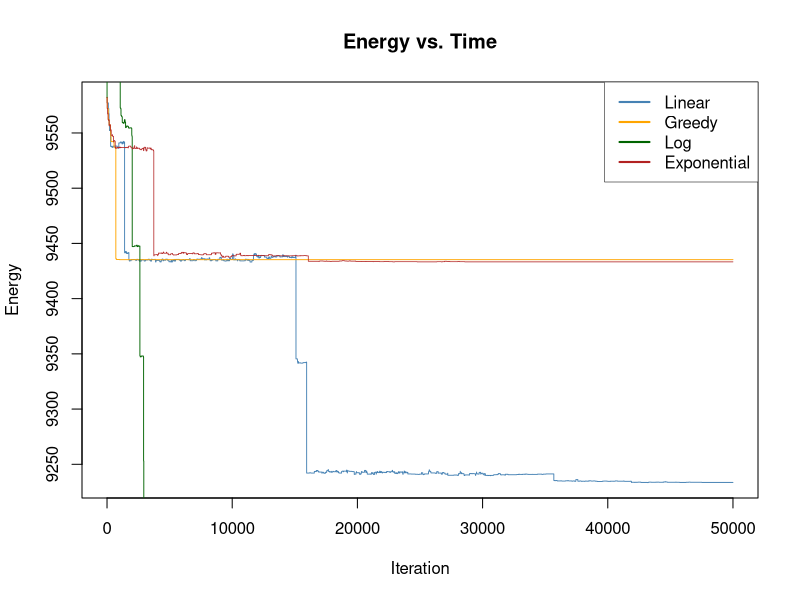

Source code (R):
##----------------------------------------------------------------------
## EVERYTHING YOU NEED TO CHANGE IS IN THIS SECTION OR THE FINAL SECTION

# Shortage of doctors, close to real numbers ratio
# Number of doctors available
ndoctors <- 4

# Number of nurses
nnurses <- 16

# Number of days in the schedule
ndays <- 7

# In US, on average each shift there are 15-20, around 16 patient encounters
# per day/shift

# Number of staff present for each shift (must have same # of shifts)
# e.g., c(2, 3, 3) has three shifts with 2, 3, 3 people respectively
# Ideally, especially for urgent care, a higher doctor to nurse ratio is better
# 1:2 nurse to patient ratio
# 1 doctor : 4 nurses
doctorstaffing <- c(2, 2, 2) # midnight, day, night
nursestaffing <- c(8, 8, 8)

# Penalties for violating each of six constraints
# Penalty 1: Each instance of three consecutive shifts (including overnight)
# Penalty 2: Each person who does not have two days off AT ALL
# Penalty 3: Each person who does not have two days off IN A ROW
# Penalty 4: Each instance of first shift following last shift on prev day
# Penalty 5: Each instance of working both weekend days (days 1, 2)
# Penalty 6: Weights for the stdev of nurses'/doctors' shifts in the schedule
#            (trying to make everyone work similar amounts)
#Penalty 7: Each instance of exceeding three night shifts/week
penalties <- c(100, 100, 0.5, 5, 1, 2, 50)

# Number of iterations (if too small, might not be able to explore enough)
niter <- 50000

# The cooling schedule: what should the temperature be at step i out of n
coolingschedule <- function(i,n)
{
  # If you want greedy optimization, just fix some low temperature
  #return(1e-3)
  
  # Linear cooling schedule from 1 down to 0
  return(1 - (i/(n+1)))
}

## END OF PARAMETER SECTION
##----------------------------------------------------------------------

# (Some things which are calculated automatically)
doctorindices <- c(1,cumsum(doctorstaffing)+1)
nurseindices <- c(1,cumsum(nursestaffing)+1)
nshifts <- length(doctorstaffing)

# Function to calculate the "energy" (total cost of violations)
get_energy <- function(doctorsunwrapped, nursesunwrapped, penalties)
{
  return(get_energy_sub(doctorsunwrapped,penalties)+
           get_energy_sub(nursesunwrapped,penalties))
}

# ...calculates the energy contribution from doctors & nurses separately
get_energy_sub <- function(subsched, penalties) {
  max_night_shifts_allowed = 3
  energy <- 0
  
  # Array to keep track of total number of shifts worked by each worker
  totshift <- rep(0, dim(subsched)[1])
  
  # Array to keep track of the number of night shifts worked by each worker
  night_shifts <- rep(0, dim(subsched)[1])
  
  # Loop through each worker
  for (i in 1:dim(subsched)[1]) {
    # Count total shifts and night shifts for the current worker
    totshift[i] <- sum(subsched[i,,])
    night_shifts[i] <- sum(subsched[i,,] == 1)
    
    # Penalize if worker exceeds the max number of night shifts allowed (penalize each night shift over the limit)
    if (night_shifts[i] > max_night_shifts_allowed) {
      energy <- energy + penalties[7] * (night_shifts[i] - max_night_shifts_allowed)
    }
    
    # Check the last shift and whether worker has the last day off
    lastshift <- subsched[i, ndays, nshifts]
    prevoff <- all(subsched[i, ndays,] == FALSE)
    
    daysoff <- 0
    twoinarow <- 1  # Variable for tracking consecutive days off
    
    # Check for consecutive shifts across weeks and days off in a row
    if (lastshift == 1) {
      lastshift <- lastshift + subsched[i, ndays, nshifts - 1]  # Check if last shift is consecutive to the previous week
    }
    
    # Loop through each day in the schedule
    for (j in 1:ndays) {
      # If the worker has the day off, check if it satisfies "two days off in a row" condition
      if (all(subsched[i, j,] == FALSE)) {
        daysoff <- daysoff + 1
        if (prevoff) {
          twoinarow <- 0  # No consecutive off days if previous day was also off
        }
        prevoff <- TRUE
      } else {
        # If worker worked on the second day of a weekend-like schedule, penalize
        if (!prevoff && j == 2) {
          energy <- energy + penalties[5]
        }
        prevoff <- FALSE
      }
      
      # Check for wraparound shift streaks and assess penalties
      if (subsched[i, j, 1] == 1) {
        lastshift <- lastshift + 1
        if (lastshift > 1) {
          energy <- energy + penalties[4]
        }
        if (lastshift > 2) {
          energy <- energy + penalties[1]
        }
      } else {
        lastshift <- 0  # Reset if no shift worked
      }
      
      # Loop through remaining shifts in the day
      for (k in 2:nshifts) {
        if (subsched[i, j, k] == 1) {
          lastshift <- lastshift + 1
          if (lastshift > 2) {
            energy <- energy + penalties[1]
          }
        } else {
          lastshift <- 0  # Reset for non-working shifts
        }
      }
    }
    
    # After finishing the week, assess penalties related to days off
    energy <- energy + twoinarow * penalties[3] + (daysoff < 2) * penalties[2]
  }
  
  # Penalize energy according to standard deviation among shifts
  energy <- energy + penalties[6] * sd(totshift)
  
  return(energy)
}

# Initial point: put people into the schedule in numerical order each day
totalspots <- ndays * sum(doctorstaffing)
initialloop <- rep(1:ndoctors, ceiling(totalspots/ndoctors))
doctorschedule <- matrix(initialloop[1:totalspots], nrow = sum(doctorstaffing), ncol = ndays)
totalspots <- ndays * sum(nursestaffing)
initialloop <- rep(1:nnurses, ceiling(totalspots/nnurses))
nurseschedule <- matrix(initialloop[1:totalspots], nrow = sum(nursestaffing), ncol = ndays)

# Fill in the "unwrapped" schedules (separate schedule for each worker)
doctorsunwrapped <- array(0, c(ndoctors,ndays,nshifts))
for (i in 1:ndays)
{
  for (j in 1:nshifts)
  {
    for (k in doctorindices[j]:(doctorindices[j+1]-1))
    {
      doctorsunwrapped[doctorschedule[k,i],i,j] <- 1
    }
  }
}

nursesunwrapped <- array(0, c(nnurses,ndays,nshifts))
for (i in 1:ndays)
{
  for (j in 1:nshifts)
  {
    for (k in nurseindices[j]:(nurseindices[j+1]-1))
    {
      nursesunwrapped[nurseschedule[k,i],i,j] <- 1
    }
  }
}

# Starting energy...
energy <- rep(0,niter)
energy[1] <- get_energy(doctorsunwrapped, nursesunwrapped, penalties)

# Now run the Gibbs sampler.
for (i in 2:niter)
{
  # Current temperature (from our cooling schedule)
  temperature <- coolingschedule(i,niter)
  
  # Flip a coin to switch either a doctor or a nurse shift.
  if (runif(1) < 0.5)
  {
    # Choose a random shift
    prop <- doctorschedule
    posx <- sample(1:sum(doctorstaffing),1)
    posy <- sample(1:ndays,1)
    
    # Calculate which workers are available to swap into that shift and pick one
    available <- 1:ndoctors
    myblock <- min(which(doctorindices>posx))-1
    for (j in doctorindices[myblock]:(doctorindices[myblock+1]-1))
    {
      if (j != posx)
      {
        available <- setdiff(available, doctorschedule[j,posy])
      }
    }
    prop[posx,posy] <- sample(available,1)
    propunwrapped <- doctorsunwrapped
    propunwrapped[doctorschedule[posx,posy],posy,myblock] <- 0
    propunwrapped[prop[posx,posy],posy,myblock] <- 1
    
    # Calculate energy of new configuration
    new_energy <- get_energy(propunwrapped, nursesunwrapped, penalties)
    
    # With the appropriate probability, update state/energy
    if(runif(1) < exp((energy[i-1]-new_energy)/temperature))
    {
      energy[i] <- new_energy
      doctorschedule <- prop
      doctorsunwrapped <- propunwrapped
    }
    else # otherwise, leave things as they stand.
    {
      energy[i] <- energy[i-1]
    }
  }
  else # same as above, but if you are swapping a nurse
  {
    prop <- nurseschedule
    posx <- sample(1:sum(nursestaffing),1)
    posy <- sample(1:ndays,1)
    available <- 1:nnurses
    myblock <- min(which(nurseindices>posx))-1
    for (j in nurseindices[myblock]:(nurseindices[myblock+1]-1))
    {
      if (j != posx)
      {
        available <- setdiff(available, nurseschedule[j,posy])
      }
    }
    prop[posx,posy] <- sample(available,1)
    
    propunwrapped <- nursesunwrapped
    propunwrapped[nurseschedule[posx,posy],posy,myblock] <- 0
    propunwrapped[prop[posx,posy],posy,myblock] <- 1
    
    new_energy <- get_energy(doctorsunwrapped, propunwrapped, penalties)
    
    if(runif(1) < exp((energy[i-1]-new_energy)/temperature))
    {
      energy[i] <- new_energy
      nurseschedule <- prop
      nursesunwrapped <- propunwrapped
    }
    else
    {
      energy[i] <- energy[i-1]
    }
  }
}

##----------------------------------------------------------------------
## EVERYTHING YOU NEED TO CHANGE IS IN THIS SECTION OR THE FIRST SECTION

# Number of staff present for each shift (must have same # of shifts)
# e.g., c(2, 3, 3) has three shifts with 2, 3, 3 people respectively
# Ideally, especially for urgent care, a higher doctor to nurse ratio is better
doctorstaffing <- c(2, 2, 2)
nursestaffing <- c(8, 8, 8)

# Various things you might want to look at:

# Plotting the energy over time
plot(energy, type="l", col="#4682B4", lwd=0.9, xlab="Iteration", ylab="Energy")

# What was the lowest energy? (Is this necessarily the energy of the final state?)
min(energy)

# Check out our final schedule.
#  The columns are days. If there are three shifts of 2 workers,
#  the first 2 rows are shift 1, the next 2 rows are shift 2, etc.
#  Numbers in table correspond to workers. 1, 2, 3, ...
print(doctorschedule)
print(nurseschedule)

# If you want to look at an individual person's schedule,
#  check the "unwrapped" matrices. For example,
#  the shift schedule for doctor 3 is below; rows are days,
#  columns are shifts, 1 = working, 0 not working
print(doctorsunwrapped[3,,])

## END OF FINAL SECTION
##----------------------------------------------------------------------

# Greedy
##----------------------------------------------------------------------
## EVERYTHING YOU NEED TO CHANGE IS IN THIS SECTION OR THE FINAL SECTION

# Number of staff present for each shift (must have same # of shifts)
# e.g., c(2, 3, 3) has three shifts with 2, 3, 3 people respectively
# Ideally, especially for urgent care, a higher doctor to nurse ratio is better
doctorstaffing <- c(2, 2, 2)
nursestaffing <- c(8, 8, 8)

# The cooling schedule: what should the temperature be at step i out of n
coolingschedule <- function(i,n)
{
  # If you want greedy optimization, just fix some low temperature
  return(1e-3)
}

## END OF PARAMETER SECTION
##----------------------------------------------------------------------

# (Some things which are calculated automatically)
doctorindices <- c(1,cumsum(doctorstaffing)+1)
nurseindices <- c(1,cumsum(nursestaffing)+1)
nshifts <- length(doctorstaffing)

# Function to calculate the "energy" (total cost of violations)
get_energy <- function(doctorsunwrapped, nursesunwrapped, penalties)
{
  return(get_energy_sub(doctorsunwrapped,penalties)+
           get_energy_sub(nursesunwrapped,penalties))
}


# Initial point: put people into the schedule in numerical order each day
totalspots <- ndays * sum(doctorstaffing)
initialloop <- rep(1:ndoctors, ceiling(totalspots/ndoctors))
doctorschedule <- matrix(initialloop[1:totalspots], nrow = sum(doctorstaffing), ncol = ndays)
totalspots <- ndays * sum(nursestaffing)
initialloop <- rep(1:nnurses, ceiling(totalspots/nnurses))
nurseschedule <- matrix(initialloop[1:totalspots], nrow = sum(nursestaffing), ncol = ndays)

# Fill in the "unwrapped" schedules (separate schedule for each worker)
doctorsunwrapped <- array(0, c(ndoctors,ndays,nshifts))
for (i in 1:ndays)
{
  for (j in 1:nshifts)
  {
    for (k in doctorindices[j]:(doctorindices[j+1]-1))
    {
      doctorsunwrapped[doctorschedule[k,i],i,j] <- 1
    }
  }
}

nursesunwrapped <- array(0, c(nnurses,ndays,nshifts))
for (i in 1:ndays)
{
  for (j in 1:nshifts)
  {
    for (k in nurseindices[j]:(nurseindices[j+1]-1))
    {
      nursesunwrapped[nurseschedule[k,i],i,j] <- 1
    }
  }
}

# Starting energy...
energy <- rep(0,niter)
energy[1] <- get_energy(doctorsunwrapped, nursesunwrapped, penalties)

# Now run the Gibbs sampler.
for (i in 2:niter)
{
  # Current temperature (from our cooling schedule)
  temperature <- coolingschedule(i,niter)
  
  # Flip a coin to switch either a doctor or a nurse shift.
  if (runif(1) < 0.5)
  {
    # Choose a random shift
    prop <- doctorschedule
    posx <- sample(1:sum(doctorstaffing),1)
    posy <- sample(1:ndays,1)
    
    # Calculate which workers are available to swap into that shift and pick one
    available <- 1:ndoctors
    myblock <- min(which(doctorindices>posx))-1
    for (j in doctorindices[myblock]:(doctorindices[myblock+1]-1))
    {
      if (j != posx)
      {
        available <- setdiff(available, doctorschedule[j,posy])
      }
    }
    prop[posx,posy] <- sample(available,1)
    propunwrapped <- doctorsunwrapped
    propunwrapped[doctorschedule[posx,posy],posy,myblock] <- 0
    propunwrapped[prop[posx,posy],posy,myblock] <- 1
    
    # Calculate energy of new configuration
    new_energy <- get_energy(propunwrapped, nursesunwrapped, penalties)
    
    # With the appropriate probability, update state/energy
    if(runif(1) < exp((energy[i-1]-new_energy)/temperature))
    {
      energy[i] <- new_energy
      doctorschedule <- prop
      doctorsunwrapped <- propunwrapped
    }
    else # otherwise, leave things as they stand.
    {
      energy[i] <- energy[i-1]
    }
  }
  else # same as above, but if you are swapping a nurse
  {
    prop <- nurseschedule
    posx <- sample(1:sum(nursestaffing),1)
    posy <- sample(1:ndays,1)
    available <- 1:nnurses
    myblock <- min(which(nurseindices>posx))-1
    for (j in nurseindices[myblock]:(nurseindices[myblock+1]-1))
    {
      if (j != posx)
      {
        available <- setdiff(available, nurseschedule[j,posy])
      }
    }
    prop[posx,posy] <- sample(available,1)
    
    propunwrapped <- nursesunwrapped
    propunwrapped[nurseschedule[posx,posy],posy,myblock] <- 0
    propunwrapped[prop[posx,posy],posy,myblock] <- 1
    
    new_energy <- get_energy(doctorsunwrapped, propunwrapped, penalties)
    
    if(runif(1) < exp((energy[i-1]-new_energy)/temperature))
    {
      energy[i] <- new_energy
      nurseschedule <- prop
      nursesunwrapped <- propunwrapped
    }
    else
    {
      energy[i] <- energy[i-1]
    }
  }
}

##----------------------------------------------------------------------
## EVERYTHING YOU NEED TO CHANGE IS IN THIS SECTION OR THE FIRST SECTION

# Various things you might want to look at:
# Plotting the energy over time
lines(energy, type = "l", col = "#FFA500", lwd = 0.9, xlab = "Iteration", ylab = "Energy")

# What was the lowest energy? (Is this necessarily the energy of the final state?)
min(energy)

# Check out our final schedule.
#  The columns are days. If there are three shifts of 2 workers,
#  the first 2 rows are shift 1, the next 2 rows are shift 2, etc.
#  Numbers in table correspond to workers. 1, 2, 3, ...
print(doctorschedule)
print(nurseschedule)

# If you want to look at an individual person's schedule,
#  check the "unwrapped" matrices. For example,
#  the shift schedule for doctor 3 is below; rows are days,
#  columns are shifts, 1 = working, 0 not working
print(doctorsunwrapped[3,,])

## END OF FINAL SECTION
##----------------------------------------------------------------------


#Log

##----------------------------------------------------------------------
## EVERYTHING YOU NEED TO CHANGE IS IN THIS SECTION OR THE FINAL SECTION

# Number of staff present for each shift (must have same # of shifts)
# e.g., c(2, 3, 3) has three shifts with 2, 3, 3 people respectively
# Ideally, especially for urgent care, a higher doctor to nurse ratio is better
doctorstaffing <- c(2, 2, 2)
nursestaffing <- c(8, 8, 8)

# The cooling schedule: what should the temperature be at step i out of n
coolingschedule <- function(i,n)
{
  # Log cooling schedule
  return(0.02/log(1+(i+1)/n))
}

## END OF PARAMETER SECTION
##----------------------------------------------------------------------

# (Some things which are calculated automatically)
doctorindices <- c(1,cumsum(doctorstaffing)+1)
nurseindices <- c(1,cumsum(nursestaffing)+1)
nshifts <- length(doctorstaffing)

# Function to calculate the "energy" (total cost of violations)
get_energy <- function(doctorsunwrapped, nursesunwrapped, penalties)
{
  return(get_energy_sub(doctorsunwrapped,penalties)+
           get_energy_sub(nursesunwrapped,penalties))
}

# Initial point: put people into the schedule in numerical order each day
totalspots <- ndays * sum(doctorstaffing)
initialloop <- rep(1:ndoctors, ceiling(totalspots/ndoctors))
doctorschedule <- matrix(initialloop[1:totalspots], nrow = sum(doctorstaffing), ncol = ndays)
totalspots <- ndays * sum(nursestaffing)
initialloop <- rep(1:nnurses, ceiling(totalspots/nnurses))
nurseschedule <- matrix(initialloop[1:totalspots], nrow = sum(nursestaffing), ncol = ndays)

# Fill in the "unwrapped" schedules (separate schedule for each worker)
doctorsunwrapped <- array(0, c(ndoctors,ndays,nshifts))
for (i in 1:ndays)
{
  for (j in 1:nshifts)
  {
    for (k in doctorindices[j]:(doctorindices[j+1]-1))
    {
      doctorsunwrapped[doctorschedule[k,i],i,j] <- 1
    }
  }
}

nursesunwrapped <- array(0, c(nnurses,ndays,nshifts))
for (i in 1:ndays)
{
  for (j in 1:nshifts)
  {
    for (k in nurseindices[j]:(nurseindices[j+1]-1))
    {
      nursesunwrapped[nurseschedule[k,i],i,j] <- 1
    }
  }
}

# Starting energy...
energy <- rep(0,niter)
energy[1] <- get_energy(doctorsunwrapped, nursesunwrapped, penalties)

# Now run the Gibbs sampler.
for (i in 2:niter)
{
  # Current temperature (from our cooling schedule)
  temperature <- coolingschedule(i,niter)
  
  # Flip a coin to switch either a doctor or a nurse shift.
  if (runif(1) < 0.5)
  {
    # Choose a random shift
    prop <- doctorschedule
    posx <- sample(1:sum(doctorstaffing),1)
    posy <- sample(1:ndays,1)
    
    # Calculate which workers are available to swap into that shift and pick one
    available <- 1:ndoctors
    myblock <- min(which(doctorindices>posx))-1
    for (j in doctorindices[myblock]:(doctorindices[myblock+1]-1))
    {
      if (j != posx)
      {
        available <- setdiff(available, doctorschedule[j,posy])
      }
    }
    prop[posx,posy] <- sample(available,1)
    propunwrapped <- doctorsunwrapped
    propunwrapped[doctorschedule[posx,posy],posy,myblock] <- 0
    propunwrapped[prop[posx,posy],posy,myblock] <- 1
    
    # Calculate energy of new configuration
    new_energy <- get_energy(propunwrapped, nursesunwrapped, penalties)
    
    # With the appropriate probability, update state/energy
    if(runif(1) < exp((energy[i-1]-new_energy)/temperature))
    {
      energy[i] <- new_energy
      doctorschedule <- prop
      doctorsunwrapped <- propunwrapped
    }
    else # otherwise, leave things as they stand.
    {
      energy[i] <- energy[i-1]
    }
  }
  else # same as above, but if you are swapping a nurse
  {
    prop <- nurseschedule
    posx <- sample(1:sum(nursestaffing),1)
    posy <- sample(1:ndays,1)
    available <- 1:nnurses
    myblock <- min(which(nurseindices>posx))-1
    for (j in nurseindices[myblock]:(nurseindices[myblock+1]-1))
    {
      if (j != posx)
      {
        available <- setdiff(available, nurseschedule[j,posy])
      }
    }
    prop[posx,posy] <- sample(available,1)
    
    propunwrapped <- nursesunwrapped
    propunwrapped[nurseschedule[posx,posy],posy,myblock] <- 0
    propunwrapped[prop[posx,posy],posy,myblock] <- 1
    
    new_energy <- get_energy(doctorsunwrapped, propunwrapped, penalties)
    
    if(runif(1) < exp((energy[i-1]-new_energy)/temperature))
    {
      energy[i] <- new_energy
      nurseschedule <- prop
      nursesunwrapped <- propunwrapped
    }
    else
    {
      energy[i] <- energy[i-1]
    }
  }
}

##----------------------------------------------------------------------
## EVERYTHING YOU NEED TO CHANGE IS IN THIS SECTION OR THE FIRST SECTION

# Various things you might want to look at:

# Plotting the energy over time
# Add the second line with a red dashed line
lines(energy, type="l", col="#006400", lwd=0.9, lty=1)  #

# What was the lowest energy? (Is this necessarily the energy of the final state?)
min(energy)

# Check out our final schedule.
#  The columns are days. If there are three shifts of 2 workers,
#  the first 2 rows are shift 1, the next 2 rows are shift 2, etc.
#  Numbers in table correspond to workers. 1, 2, 3, ...
print(doctorschedule)
print(nurseschedule)

# If you want to look at an individual person's schedule,
#  check the "unwrapped" matrices. For example,
#  the shift schedule for doctor 3 is below; rows are days,
#  columns are shifts, 1 = working, 0 not working
print(doctorsunwrapped[3,,])

## END OF FINAL SECTION
##----------------------------------------------------------------------


# Exponential
##----------------------------------------------------------------------
## EVERYTHING YOU NEED TO CHANGE IS IN THIS SECTION OR THE FINAL SECTION

# Number of staff present for each shift (must have same # of shifts)
# e.g., c(2, 3, 3) has three shifts with 2, 3, 3 people respectively
# Ideally, especially for urgent care, a higher doctor to nurse ratio is better
doctorstaffing <- c(2, 2, 2)
nursestaffing <- c(8, 8, 8)

# Exponential cooling schedule
coolingschedule <- function(i, n) {
  T0 <- 1 # Initial temperature
  alpha <- 5 / n # Decay rate (adjust this as needed for your application)
  return(T0 * exp(-alpha * i))
}

## END OF PARAMETER SECTION
##----------------------------------------------------------------------

# Calculate indices for doctors and nurses
doctorindices <- c(1, cumsum(doctorstaffing) + 1)
nurseindices <- c(1, cumsum(nursestaffing) + 1)
nshifts <- length(doctorstaffing)

# Function to calculate the "energy" (total cost of violations)
get_energy <- function(doctorsunwrapped, nursesunwrapped, penalties) {
  return(get_energy_sub(doctorsunwrapped, penalties) +
           get_energy_sub(nursesunwrapped, penalties))
}


# Initial schedules
totalspots <- ndays * sum(doctorstaffing)
initialloop <- rep(1:ndoctors, ceiling(totalspots / ndoctors))
doctorschedule <- matrix(initialloop[1:totalspots], nrow = sum(doctorstaffing), ncol = ndays)
totalspots <- ndays * sum(nursestaffing)
initialloop <- rep(1:nnurses, ceiling(totalspots / nnurses))
nurseschedule <- matrix(initialloop[1:totalspots], nrow = sum(nursestaffing), ncol = ndays)

# Unwrapped schedules for each worker
doctorsunwrapped <- array(0, c(ndoctors, ndays, nshifts))
for (i in 1:ndays) {
  for (j in 1:nshifts) {
    for (k in doctorindices[j]:(doctorindices[j + 1] - 1)) {
      doctorsunwrapped[doctorschedule[k, i], i, j] <- 1
    }
  }
}

nursesunwrapped <- array(0, c(nnurses, ndays, nshifts))
for (i in 1:ndays) {
  for (j in 1:nshifts) {
    for (k in nurseindices[j]:(nurseindices[j + 1] - 1)) {
      nursesunwrapped[nurseschedule[k, i], i, j] <- 1
    }
  }
}

# Starting energy
energy <- rep(0, niter)
energy[1] <- get_energy(doctorsunwrapped, nursesunwrapped, penalties)

# Gibbs sampler with exponential cooling schedule
for (i in 2:niter) {
  temperature <- coolingschedule(i, niter)
  
  if (runif(1) < 0.5) {
    prop <- doctorschedule
    posx <- sample(1:sum(doctorstaffing), 1)
    posy <- sample(1:ndays, 1)
    available <- 1:ndoctors
    myblock <- min(which(doctorindices > posx)) - 1
    for (j in doctorindices[myblock]:(doctorindices[myblock + 1] - 1)) {
      if (j != posx) {
        available <- setdiff(available, doctorschedule[j, posy])
      }
    }
    prop[posx, posy] <- sample(available, 1)
    propunwrapped <- doctorsunwrapped
    propunwrapped[doctorschedule[posx, posy], posy, myblock] <- 0
    propunwrapped[prop[posx, posy], posy, myblock] <- 1
    new_energy <- get_energy(propunwrapped, nursesunwrapped, penalties)
    if (runif(1) < exp((energy[i - 1] - new_energy) / temperature)) {
      energy[i] <- new_energy
      doctorschedule <- prop
      doctorsunwrapped <- propunwrapped
    } else {
      energy[i] <- energy[i - 1]
    }
  } else {
    prop <- nurseschedule
    posx <- sample(1:sum(nursestaffing), 1)
    posy <- sample(1:ndays, 1)
    available <- 1:nnurses
    myblock <- min(which(nurseindices > posx)) - 1
    for (j in nurseindices[myblock]:(nurseindices[myblock + 1] - 1)) {
      if (j != posx) {
        available <- setdiff(available, nurseschedule[j, posy])
      }
    }
    prop[posx, posy] <- sample(available, 1)
    propunwrapped <- nursesunwrapped
    propunwrapped[nurseschedule[posx, posy], posy, myblock] <- 0
    propunwrapped[prop[posx, posy], posy, myblock] <- 1
    new_energy <- get_energy(doctorsunwrapped, propunwrapped, penalties)
    if (runif(1) < exp((energy[i - 1] - new_energy) / temperature)) {
      energy[i] <- new_energy
      nurseschedule <- prop
      nursesunwrapped <- propunwrapped
    } else {
      energy[i] <- energy[i - 1]
    }
  }
}

##----------------------------------------------------------------------
## EVERYTHING YOU NEED TO CHANGE IS IN THIS SECTION OR THE FIRST SECTION

# Lowest energy achieved
cat("Lowest Energy:", min(energy), "\n")

# Final schedules for doctors and nurses
print("Final Doctors Schedule:")
print(doctorschedule)
print("Final Nurses Schedule:")
print(nurseschedule)

# Example: Doctor 3's unwrapped schedule
print("Doctor 3's Schedule:")
print(doctorsunwrapped[3, , ])

## END OF FINAL SECTION
##----------------------------------------------------------------------

# Plotting the energy over time
lines(energy, type = "l", col = "#B22222", lwd = 0.75)

# Lowest energy achieved
min_energy <- min(energy)
cat("Lowest energy:", min_energy, "\n")

# Add custom legend
legend("topright", 
       legend = c("Linear", "Greedy", "Log", "Exponential"),  # New legend text
       col = c("#4682B4", "#FFA500", "#006400","#B22222"),                # Colors of the lines
       lty = c(1, 1),                          # Line types for each
       lwd = c(2, 2),                          # Line widths for each
       box.lwd = 0.5)                          # Border line width around the legend

title(main = "Energy vs. Time")
